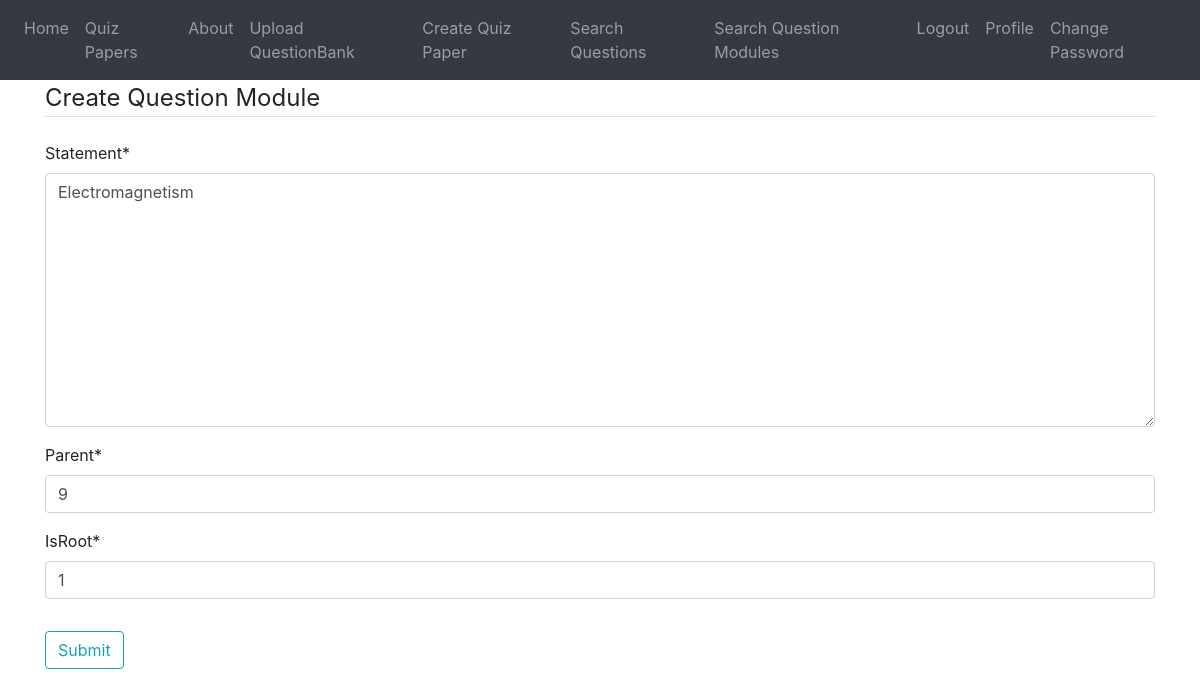
Page /post/qm/7/update/ (signed in) on the committed database.
### blog/models.py (models this page shows, shortened)
class QuestionModule(models.Model):
    statement = models.TextField()
    marks = models.PositiveIntegerField()
    parent = models.PositiveIntegerField()
    isRoot = models.IntegerField()
    date_posted = models.DateTimeField(default=timezone.now)
    author = models.ForeignKey(User, on_delete=models.CASCADE)
    formfield_overrides = {
        models.TextField: {'widget': Textarea(attrs={'rows': 4, 'cols': 40})}
    }

### blog/views.py (the view, shortened to what this page needs)
# urls.py: path('post/qm/<int:pk>/update/', QuestionModuleUpdateView.as_view(), name='module-update'),
class QuestionModuleUpdateView(LoginRequiredMixin,UserPassesTestMixin,UpdateView):
    model = QuestionModule
    fields = ['statement', 'parent', 'isRoot']
    def test_func(self):
        post = self.get_object()
        return self.request.user == post.author
    def get_context_data(self, **kwargs):
        context = super().get_context_data(**kwargs)
        context['title'] = "Update Question Module"
        return context

### blog/templates/blog/questionmodule_form.html (shortened to what this page needs)
{% extends "blog/base.html"%}
{% load crispy_forms_tags %}
{% load staticfiles %}
{% block content%}
        <div class="content-section">
            <form method="POST" enctype="multipart/form-data">
                <fieldset class="form-group">
                    <legend class="border-bottom mb-4">Create Question Module</legend>
                {{ form| crispy}}
                </fieldset>
                <div class="form-group">
                    <button class="btn btn-outline-info">Submit</button>
                </div>
            </form>
        </div>
{% endblock content %}

### rows in the picture
QuestionModule: statement "Electromagnetism", parent "9", isRoot "1"
